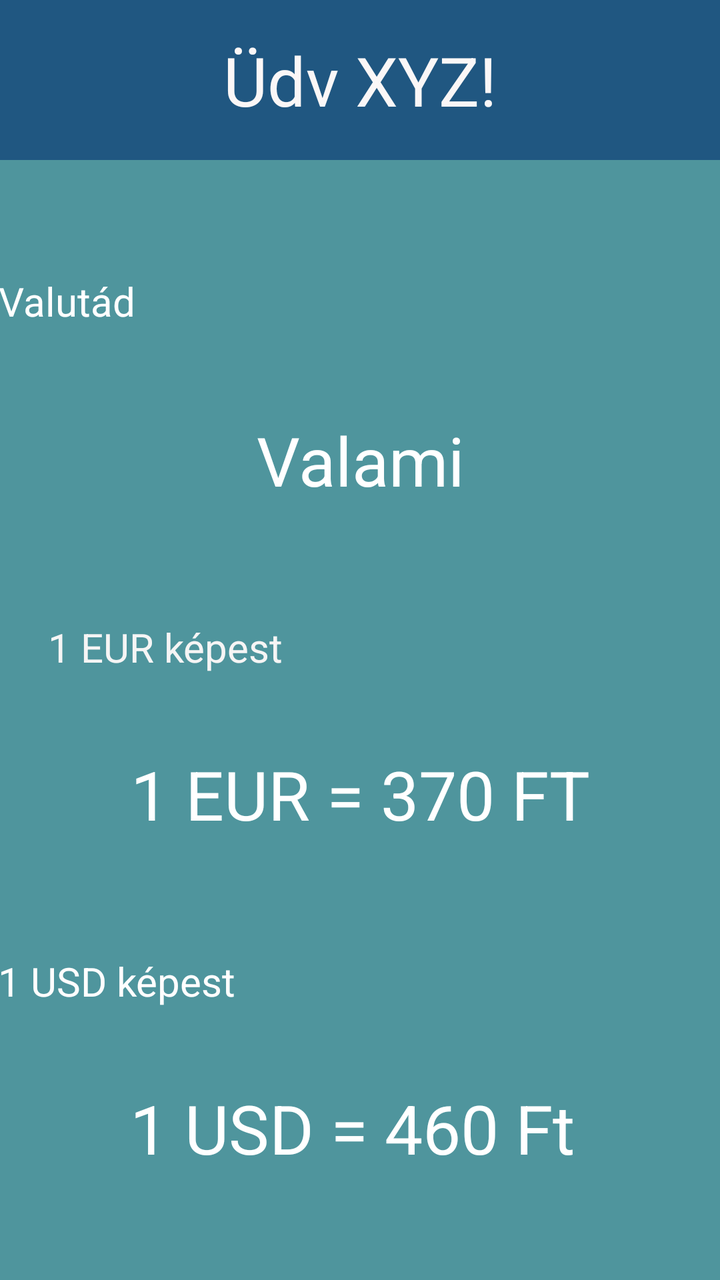
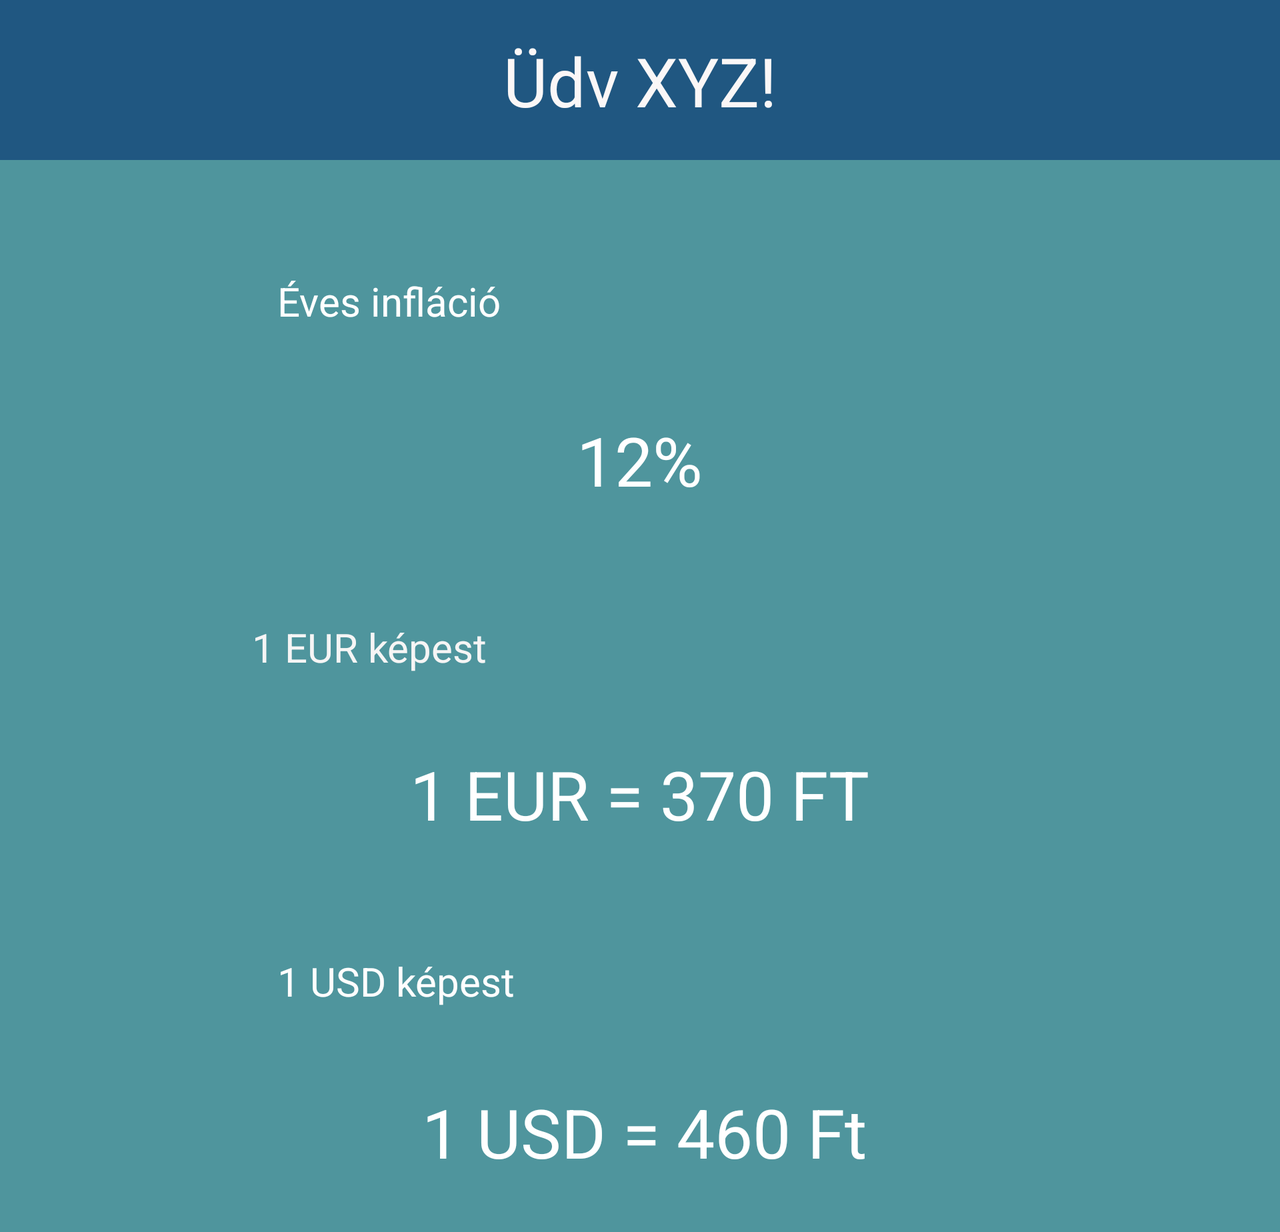

Two renders of one Android screen. The first uses the default layout on a phone; the second uses the alternative layout the repository ships for a different screen configuration, on a matching device. The two XML files are below.
<!-- AndroidManifest.xml: application theme Theme.Cash_flow -->
<!-- res/layout/home_fragment.xml -->
<?xml version="1.0" encoding="utf-8"?>
<ScrollView xmlns:android="http://schemas.android.com/apk/res/android"
    xmlns:app="http://schemas.android.com/apk/res-auto"
    xmlns:tools="http://schemas.android.com/tools"
    android:layout_width="match_parent"
    android:layout_height="match_parent"
    android:background="#4F959D"
    android:fillViewport="true"
    tools:context=".fragments.HomeFragment">

    <androidx.constraintlayout.widget.ConstraintLayout
        android:layout_width="match_parent"
        android:layout_height="wrap_content">

        <FrameLayout
            android:id="@+id/frameLayout"
            android:layout_width="match_parent"
            android:layout_height="80dp"
            android:background="#205781"
            app:layout_constraintEnd_toEndOf="parent"
            app:layout_constraintStart_toStartOf="parent"
            app:layout_constraintTop_toTopOf="parent">

            <TextView
                android:id="@+id/welcome_message"
                android:layout_width="wrap_content"
                android:layout_height="wrap_content"
                android:layout_gravity="center"
                android:text="Üdv XYZ!"
                android:textAlignment="viewStart"
                android:textColor="#FBF7F7"
                android:textSize="34sp" />

        </FrameLayout>

        <FrameLayout
            android:id="@+id/frameLayout2"
            android:layout_width="370dp"
            android:layout_height="100dp"
            android:layout_marginStart="24dp"
            android:layout_marginTop="100dp"
            android:layout_marginEnd="24dp"
            android:background="@drawable/rounded_dashboard_panel"
            app:layout_constraintEnd_toEndOf="parent"
            app:layout_constraintStart_toStartOf="parent"
            app:layout_constraintTop_toBottomOf="@+id/frameLayout">

            <TextView
                android:id="@+id/exchange_name"
                android:layout_width="wrap_content"
                android:layout_height="wrap_content"
                android:layout_gravity="center"
                android:lineSpacingExtra="24sp"
                android:text="Valami"
                android:textColor="#FFFFFF"
                android:textSize="34sp" />
        </FrameLayout>

        <FrameLayout
            android:id="@+id/frameLayout3"
            android:layout_width="370dp"
            android:layout_height="100dp"
            android:layout_marginStart="24dp"
            android:layout_marginTop="10dp"
            android:layout_marginEnd="24dp"
            android:background="@drawable/rounded_dashboard_panel"
            app:layout_constraintEnd_toEndOf="parent"
            app:layout_constraintStart_toStartOf="parent"
            app:layout_constraintTop_toBottomOf="@+id/textView12" >

            <TextView
                android:id="@+id/eur_to_currency"
                android:layout_width="wrap_content"
                android:layout_height="wrap_content"
                android:layout_gravity="center"
                android:text="1 EUR = 370 FT"
                android:textColor="#FFFFFF"
                android:textSize="34sp" />
        </FrameLayout>

        <TextView
            android:id="@+id/textView11"
            android:layout_width="wrap_content"
            android:layout_height="wrap_content"
            android:layout_marginStart="24dp"
            android:layout_marginTop="61dp"
            android:layout_marginEnd="318dp"
            android:layout_marginBottom="20dp"
            android:text="Valutád"
            android:textColor="#FFFFFF"
            android:textSize="20sp"
            app:layout_constraintBottom_toTopOf="@+id/frameLayout2"
            app:layout_constraintEnd_toEndOf="parent"
            app:layout_constraintStart_toStartOf="parent"
            app:layout_constraintTop_toBottomOf="@+id/frameLayout" />

        <TextView
            android:id="@+id/textView12"
            android:layout_width="wrap_content"
            android:layout_height="wrap_content"
            android:layout_marginStart="24dp"
            android:layout_marginTop="30dp"
            android:layout_marginEnd="329dp"
            android:text="1 EUR képest"
            android:textColor="#F6F5F5"
            android:textSize="20sp"
            app:layout_constraintBottom_toTopOf="@+id/frameLayout3"
            app:layout_constraintEnd_toEndOf="parent"
            app:layout_constraintHorizontal_bias="0.0"
            app:layout_constraintStart_toStartOf="parent"
            app:layout_constraintTop_toBottomOf="@+id/frameLayout2"
            app:layout_constraintVertical_bias="0.0" />

        <TextView
            android:id="@+id/textView13"
            android:layout_width="wrap_content"
            android:layout_height="wrap_content"
            android:layout_marginStart="24dp"
            android:layout_marginTop="30dp"
            android:layout_marginEnd="268dp"
            android:text="1 USD képest"
            android:textColor="#FFFEFE"
            android:textSize="20sp"
            app:layout_constraintEnd_toEndOf="parent"
            app:layout_constraintStart_toStartOf="parent"
            app:layout_constraintTop_toBottomOf="@+id/frameLayout3" />

        <FrameLayout
            android:layout_width="370dp"
            android:layout_height="100dp"
            android:layout_marginStart="24dp"
            android:layout_marginTop="10dp"
            android:layout_marginEnd="24dp"
            android:background="@drawable/rounded_dashboard_panel"
            app:layout_constraintEnd_toEndOf="parent"
            app:layout_constraintHorizontal_bias="0.571"
            app:layout_constraintStart_toStartOf="parent"
            app:layout_constraintTop_toBottomOf="@+id/textView13">

            <TextView
                android:id="@+id/usd_to_currency"
                android:layout_width="wrap_content"
                android:layout_height="wrap_content"
                android:layout_gravity="center"
                android:text="1 USD = 460 Ft"
                android:textColor="#FFFFFF"
                android:textSize="34sp" />
        </FrameLayout>

    </androidx.constraintlayout.widget.ConstraintLayout>

</ScrollView>
<!-- resources referenced by this layout -->
<resources>
  <style name="Theme.Cash_flow" parent="Base.Theme.Cash_flow" />
  <style name="Base.Theme.Cash_flow" parent="Theme.Material3.DayNight.NoActionBar">
          
          
      </style>
</resources>
<!-- res/layout-land/home_fragment.xml (the repository's variant of the layout above) -->
<!-- drawn on the phone turned sideways -->
<?xml version="1.0" encoding="utf-8"?>
<ScrollView xmlns:android="http://schemas.android.com/apk/res/android"
    xmlns:app="http://schemas.android.com/apk/res-auto"
    xmlns:tools="http://schemas.android.com/tools"
    android:layout_width="match_parent"
    android:layout_height="match_parent"
    android:background="#4F959D"
    android:fillViewport="true"
    tools:context=".fragments.HomeFragment">

    <androidx.constraintlayout.widget.ConstraintLayout
        android:layout_width="match_parent"
        android:layout_height="wrap_content">

        <FrameLayout
            android:id="@+id/frameLayout"
            android:layout_width="match_parent"
            android:layout_height="80dp"
            android:background="#205781"
            app:layout_constraintEnd_toEndOf="parent"
            app:layout_constraintStart_toStartOf="parent"
            app:layout_constraintTop_toTopOf="parent">

            <androidx.constraintlayout.widget.ConstraintLayout
                android:layout_width="match_parent"
                android:layout_height="match_parent">

                <TextView
                    android:id="@+id/welcome_message"
                    android:layout_width="wrap_content"
                    android:layout_height="wrap_content"
                    android:layout_marginStart="24dp"
                    android:layout_marginTop="17dp"
                    android:layout_marginEnd="24dp"
                    android:layout_marginBottom="17dp"
                    android:text="Üdv XYZ!"
                    android:textColor="#FBF7F7"
                    android:textSize="34sp"
                    app:layout_constraintBottom_toBottomOf="parent"
                    app:layout_constraintEnd_toEndOf="parent"
                    app:layout_constraintStart_toStartOf="parent"
                    app:layout_constraintTop_toTopOf="parent"
                    app:layout_constraintVertical_bias="1.0" />
            </androidx.constraintlayout.widget.ConstraintLayout>
        </FrameLayout>

        <FrameLayout
            android:id="@+id/frameLayout2"
            android:layout_width="370dp"
            android:layout_height="100dp"
            android:layout_marginStart="24dp"
            android:layout_marginTop="100dp"
            android:layout_marginEnd="24dp"
            android:background="@drawable/rounded_dashboard_panel"
            app:layout_constraintEnd_toEndOf="parent"
            app:layout_constraintStart_toStartOf="parent"
            app:layout_constraintTop_toBottomOf="@+id/frameLayout">

            <TextView
                android:id="@+id/exchange_name"
                android:layout_width="wrap_content"
                android:layout_height="wrap_content"
                android:layout_gravity="center"
                android:lineSpacingExtra="24sp"
                android:text="12%"
                android:textColor="#FFFFFF"
                android:textSize="34sp" />
        </FrameLayout>

        <FrameLayout
            android:id="@+id/frameLayout3"
            android:layout_width="370dp"
            android:layout_height="100dp"
            android:layout_marginStart="24dp"
            android:layout_marginTop="10dp"
            android:layout_marginEnd="24dp"
            android:layout_marginBottom="30dp"
            android:background="@drawable/rounded_dashboard_panel"
            app:layout_constraintBottom_toTopOf="@+id/textView13"
            app:layout_constraintEnd_toEndOf="parent"
            app:layout_constraintStart_toStartOf="parent"
            app:layout_constraintTop_toBottomOf="@+id/textView12">

            <TextView
                android:id="@+id/eur_to_currency"
                android:layout_width="wrap_content"
                android:layout_height="wrap_content"
                android:layout_gravity="center"
                android:text="1 EUR = 370 FT"
                android:textColor="#FFFFFF"
                android:textSize="34sp" />
        </FrameLayout>

        <TextView
            android:id="@+id/textView11"
            android:layout_width="wrap_content"
            android:layout_height="wrap_content"
            android:layout_marginStart="24dp"
            android:layout_marginTop="61dp"
            android:layout_marginEnd="275dp"
            android:layout_marginBottom="20dp"
            android:text="Éves infláció"
            android:textColor="#FFFFFF"
            android:textSize="20sp"
            app:layout_constraintBottom_toTopOf="@+id/frameLayout2"
            app:layout_constraintEnd_toEndOf="parent"
            app:layout_constraintStart_toStartOf="parent"
            app:layout_constraintTop_toBottomOf="@+id/frameLayout" />

        <TextView
            android:id="@+id/textView12"
            android:layout_width="wrap_content"
            android:layout_height="wrap_content"
            android:layout_marginStart="24dp"
            android:layout_marginTop="30dp"
            android:layout_marginEnd="329dp"
            android:text="1 EUR képest"
            android:textColor="#F6F5F5"
            android:textSize="20sp"
            app:layout_constraintBottom_toTopOf="@+id/frameLayout3"
            app:layout_constraintEnd_toEndOf="parent"
            app:layout_constraintHorizontal_bias="0.603"
            app:layout_constraintStart_toStartOf="parent"
            app:layout_constraintTop_toBottomOf="@+id/frameLayout2"
            app:layout_constraintVertical_bias="0.0" />

        <TextView
            android:id="@+id/textView13"
            android:layout_width="wrap_content"
            android:layout_height="wrap_content"
            android:layout_marginStart="24dp"
            android:layout_marginTop="30dp"
            android:layout_marginEnd="268dp"
            android:text="1 USD képest"
            android:textColor="#FFFEFE"
            android:textSize="20sp"
            app:layout_constraintEnd_toEndOf="parent"
            app:layout_constraintStart_toStartOf="parent"
            app:layout_constraintTop_toBottomOf="@+id/frameLayout3" />

        <FrameLayout
            android:layout_width="370dp"
            android:layout_height="100dp"
            android:layout_marginStart="24dp"
            android:layout_marginTop="12dp"
            android:layout_marginEnd="24dp"
            android:background="@drawable/rounded_dashboard_panel"
            app:layout_constraintEnd_toEndOf="parent"
            app:layout_constraintHorizontal_bias="0.511"
            app:layout_constraintStart_toStartOf="parent"
            app:layout_constraintTop_toBottomOf="@+id/textView13">

            <TextView
                android:id="@+id/usd_to_currency"
                android:layout_width="wrap_content"
                android:layout_height="wrap_content"
                android:layout_gravity="center"
                android:text="1 USD = 460 Ft"
                android:textColor="#FFFFFF"
                android:textSize="34sp" />
        </FrameLayout>

    </androidx.constraintlayout.widget.ConstraintLayout>

</ScrollView>
